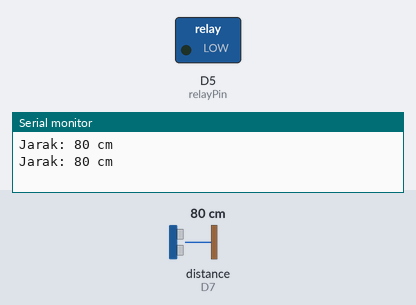
Recording of a sketch running on a simulated ESP8266 (NodeMCU). Parts: switched loads named in the sketch (green lamp = pin HIGH), the last lines printed to the serial monitor. Wiring (inferred from the names in the program): ultrasonic range finder: trigger D8; echo D7. The inputs (shaded band) are chosen by the test bench; at power-on: distance to the obstacle (sensor on D7) 80 cm. The echo pulse lasts 58.3 µs per cm; pins used as bus, display or sensor lines are not drawn.

Above: at 1.8 s.
1.9 s: distance to the obstacle (sensor on D7) set to 6 cm
3.4 s: distance to the obstacle (sensor on D7) set to 3 cm
At 4.7 s:
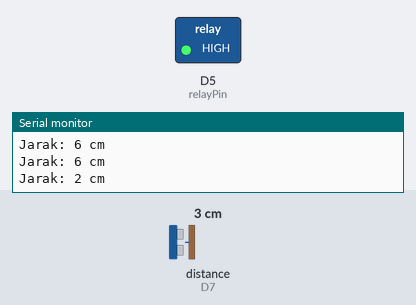
5.5 s: distance to the obstacle (sensor on D7) set to 9 cm
At 7.2 s:
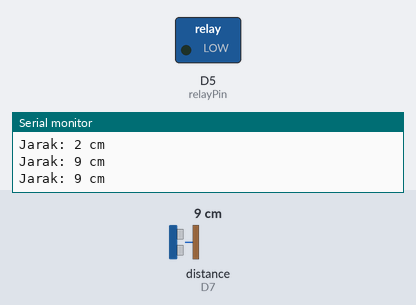
7.5 s: distance to the obstacle (sensor on D7) set to 2 cm
At 9.0 s:
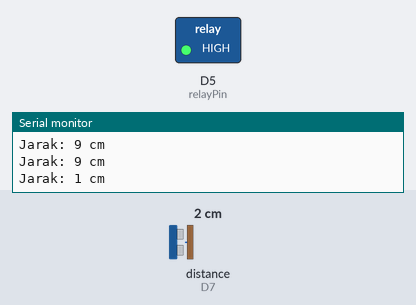
Timing chart, 0 to 10.5 s (numbered marks = the images above; inputs shaded):
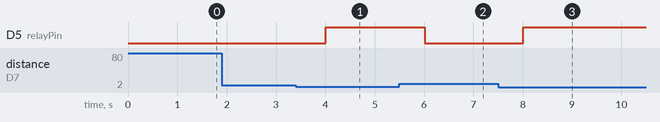

Measured:
- the behaviour switches between 5 and 4 cm on distance to the obstacle (sensor on D7) (found by bisection; images 0 and 1)
- after the input at 3.4 s, D5 (relayPin): LOW → HIGH after 0.61 s
- after the input at 5.5 s, D5 (relayPin): HIGH → LOW after 0.51 s
- after the input at 7.5 s, D5 (relayPin): LOW → HIGH after 0.52 s

The sketch:

PRAKTIKUM_MODUL-2.ino
```cpp
#define triggerPin D8   // Pin untuk mengirimkan sinyal trigger ke sensor ultrasonik
#define echoPin D7      // Pin untuk menerima sinyal echo dari sensor ultrasonik
#define relayPin D5     // Pin untuk mengontrol relay

void setup() {
  Serial.begin(9600);   // Memulai komunikasi serial dengan baud rate 9600
  pinMode(relayPin, OUTPUT);   // Mengatur pin relay sebagai OUTPUT
  pinMode(triggerPin, OUTPUT);   // Mengatur pin trigger sebagai OUTPUT
  pinMode(echoPin, INPUT);   // Mengatur pin echo sebagai INPUT
}

void loop() {
  long durasi, jarak;

  digitalWrite(triggerPin, LOW);   // Mengatur pin trigger menjadi LOW
  delayMicroseconds(2);   // Memberikan jeda 2 mikrodetik
  digitalWrite(triggerPin, HIGH);   // Mengatur pin trigger menjadi HIGH
  delayMicroseconds(10);   // Memberikan jeda 10 mikrodetik
  digitalWrite(triggerPin, LOW);   // Mengatur pin trigger menjadi LOW

  durasi = pulseIn(echoPin, HIGH);   // Membaca durasi dari pin echo ketika sinyal HIGH diterima
  jarak = (durasi/2)  / 29.1;   // Menghitung jarak berdasarkan durasi yang diukur

  Serial.print("Jarak: ");   // Mencetak teks "Jarak: "
  Serial.print(jarak);   // Mencetak nilai jarak
  Serial.println(" cm");   // Mencetak teks " cm"

  if (jarak >= 5) {   // Jika jarak lebih besar atau sama dengan 5
    digitalWrite(relayPin, LOW);   // Mengatur pin relay menjadi LOW
  } else {   // Jika jarak kurang dari 5
    digitalWrite(relayPin, HIGH);   // Mengatur pin relay menjadi HIGH
  }

  delay(1000);   // Memberikan jeda 1 detik
}
```
